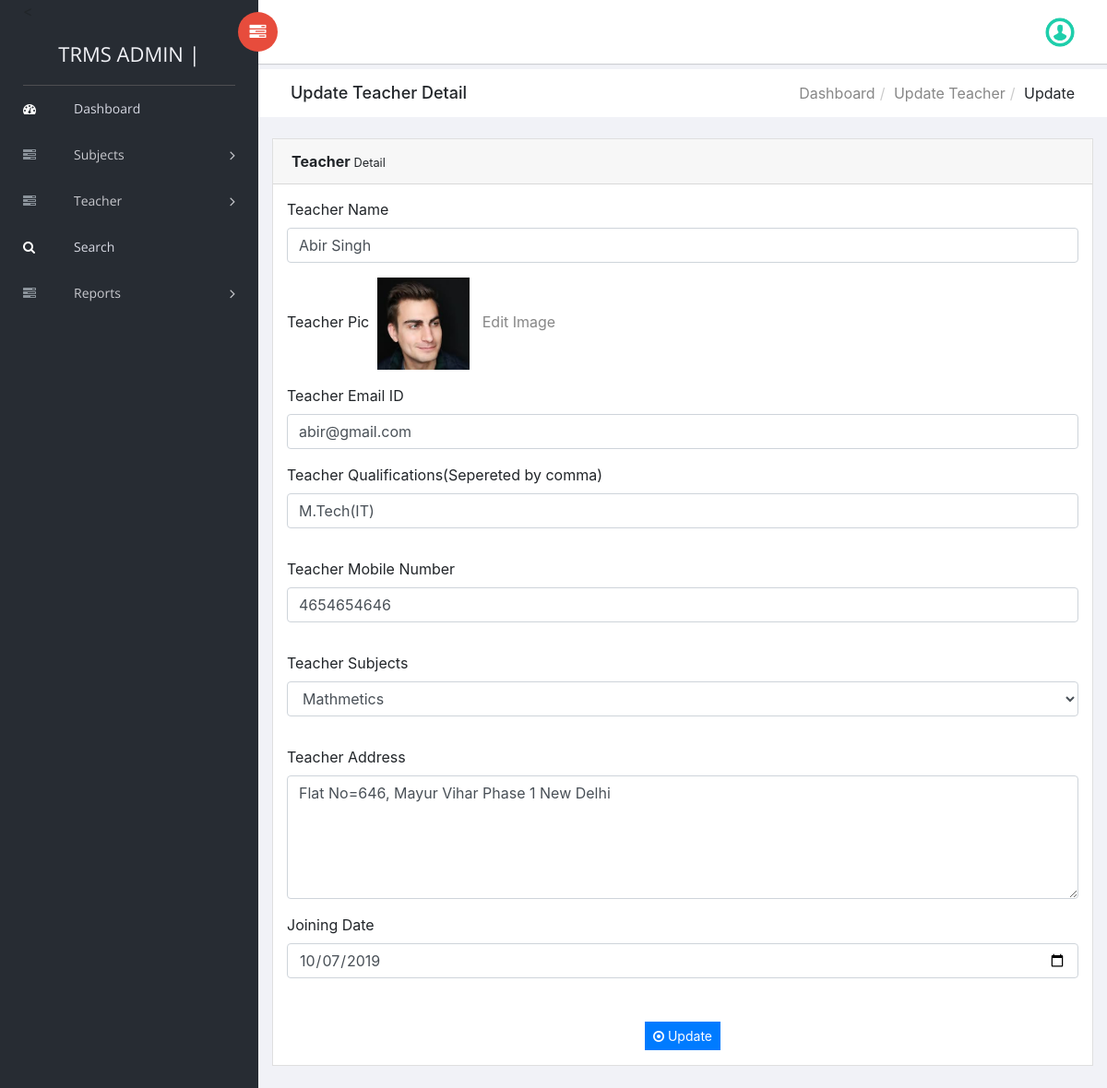
Page /trms/admin/edit-teacher-detail.php?editid=1 (signed in) on the committed database.
### tables this page shows
CREATE TABLE `tblteacher` (
  `ID` int(10) NOT NULL,
  `Name` varchar(120) DEFAULT NULL,
  `Picture` varchar(200) NOT NULL,
  `Email` varchar(120) DEFAULT NULL,
  `MobileNumber` bigint(10) DEFAULT NULL,
  `Qualifications` varchar(120) DEFAULT NULL,
  `Address` varchar(200) DEFAULT NULL,
  `TeacherSub` varchar(120) DEFAULT NULL,
  `JoiningDate` varchar(120) DEFAULT NULL,
  `RegDate` timestamp NOT NULL DEFAULT current_timestamp()
);

### trms/admin/edit-teacher-detail.php (the view, shortened to what this page needs)
<?php
include('includes/dbconnection.php');
if (strlen($_SESSION['trmsaid']==0)) {
  header('location:logout.php');
  } else{
  ?>
<!doctype html>
<html class="no-js" lang="en">
<head>
    <link rel="stylesheet" href="vendors/bootstrap/dist/css/bootstrap.min.css">
    <link rel="stylesheet" href="vendors/font-awesome/css/font-awesome.min.css">
    <link rel="stylesheet" href="vendors/themify-icons/css/themify-icons.css">
    <link rel="stylesheet" href="vendors/flag-icon-css/css/flag-icon.min.css">
    <link rel="stylesheet" href="vendors/selectFX/css/cs-skin-elastic.css">
    <link rel="stylesheet" href="assets/css/style.css">
</head>
<body>
    <?php include_once('includes/sidebar.php');?>
    <div id="right-panel" class="right-panel">
        <?php include_once('includes/header.php');?>
        <div class="breadcrumbs">
            <div class="col-sm-4">
                <div class="page-header float-left">
                    <div class="page-title">
                        <h1>Update Teacher Detail</h1>
                    </div>
                </div>
            </div>
            <div class="col-sm-8">
                <div class="page-header float-right">
                    <div class="page-title">
                        <ol class="breadcrumb text-right">
                            <li><a href="dashboard.php">Dashboard</a></li>
                            <li><a href="manage-teacher.php">Update Teacher</a></li>
                            <li class="active">Update</li>
                        </ol>
                    </div>
                </div>
            </div>
        </div>
        <div class="content mt-3">
            <div class="animated fadeIn">
                <div class="row">
                    <div class="col-lg-6">
                    </div>
                    <div class="col-lg-12">
                        <div class="card">
                            <div class="card-header"><strong>Teacher</strong><small> Detail</small></div>
                            <form name="" method="post" action="" enctype="multipart/form-data">
                            <div class="card-body card-block">
 <?php
$eid=$_GET['editid'];
$sql="SELECT * from  tblteacher where ID=$eid";
$query = $dbh -> prepare($sql);
$query->execute();
$results=$query->fetchAll(PDO::FETCH_OBJ);
$cnt=1;
if($query->rowCount() > 0)
{
foreach($results as $row)
{               ?>
<div class="form-group">
<label for="company" class=" form-control-label">Teacher Name</label>
<input type="text" name="tname" value="<?php  echo $row->Name;?>" class="form-control" id="tname" required="true">
</div>
<div class="form-group">
<label for="company" class=" form-control-label">Teacher Pic</label> &nbsp;<img src="images/<?php echo $row->Picture;?>" width="100" height="100" value="<?php  echo $row->Picture;?>">
<a href="changeimage.php?editid=<?php echo $row->ID;?>"> &nbsp; Edit Image</a>
</div>
<div class="form-group">
<label for="street" class=" form-control-label">Teacher Email ID</label>
<input type="text" name="email" value="<?php  echo $row->Email;?>" id="email" class="form-control" required="true">
</div>
<div class="row form-group">
<div class="col-12">
<div class="form-group">
<label for="city" class=" form-control-label">Teacher Qualifications(Sepereted by comma)</label>
<input type="text" name="qualifications" id="qualifications" value="<?php  echo $row->Qualifications;?>" class="form-control" required="true">
</div>
</div>
</div>
<div class="row form-group">
<div class="col-12">
<div class="form-group"><label for="city" class=" form-control-label">Teacher Mobile Number</label><input type="text" name="mobilenumber" id="mobilenumber" value="<?php  echo $row->MobileNumber;?>" class="form-control" required="true" maxlength="10" pattern="[0-9]+"></div>
</div>
</div>
<div class="row form-group">
<div class="col-12">
<div class="form-group"><label for="city" class=" form-control-label">Teacher Subjects</label><select type="text" name="tsubjects" id="tsubjects" value="" class="form-control" required="true">
<option value="<?php  echo $row->TeacherSub;?>"><?php  echo $row->TeacherSub;?></option>
</select></div>
</div>
 </div>
<div class="row form-group">
<div class="col-12">
<div class="form-group"><label for="city" class=" form-control-label">Teacher Address</label><textarea type="text" name="address" id="address" class="form-control" rows="5" cols="12" required="true"><?php  echo $row->Address;?></textarea></div>
</div>
<div class="col-12">
<div class="form-group"><label for="city" class=" form-control-label">Joining Date</label><input type="date" name="joiningdate" id="joiningdate" value="<?php  echo $row->JoiningDate;?>" class="form-control" required="true"></div>
</div>
</div>
</div>
<?php $cnt=$cnt+1;}} ?>
<p style="text-align: center;"><button type="submit" class="btn btn-primary btn-sm" name="submit" id="submit"><i class="fa fa-dot-circle-o"></i> Update</button></p>
                                                </div>
                                            </div>
                                            </div>
                                        </div>
                                    </div>
                                </div>
</body>
</html>
<?php }  ?>

### rows in the picture
tblteacher: tname "Abir Singh", Picture (picture), email "abir@gmail.com", qualifications "M.Tech(IT)", mobilenumber "4654654646", tsubjects "Mathmetics", address "Flat No=646, Mayur Vihar Phase 1 New Delhi", joiningdate "10/07/2019"
